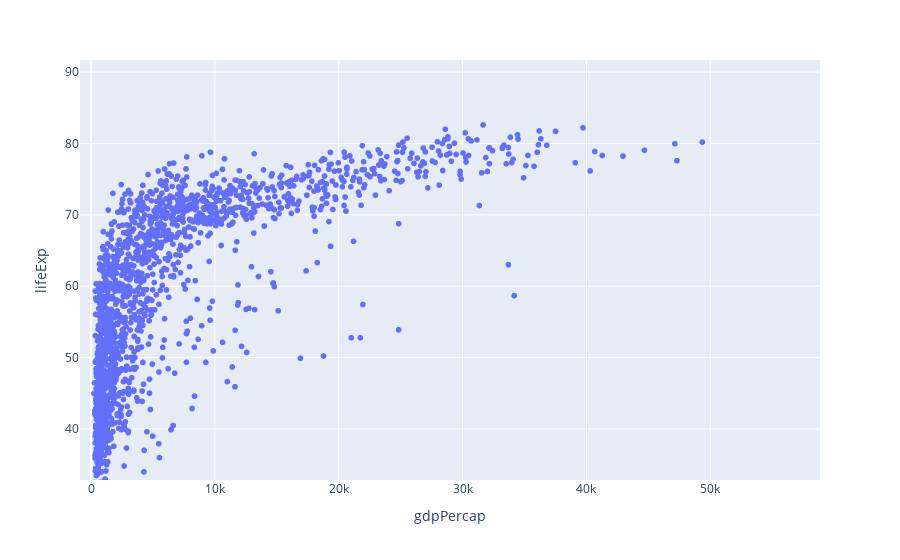

The notebook cell this image was saved under:
### Code cell
px.scatter(df,y='lifeExp',x='gdpPercap')
# can zoom in ,zoom out ,donlowd it

### Figure 1 — Plotly figure (JSON) as saved in the notebook; plotly's stock layout.template omitted (floating-point values rounded to 4 significant figures; data arrays with more than 128 entries replaced by an {"elided": "..."} marker saying what was removed)
{"data": [{"hovertemplate": "gdpPercap=%{x}<br>lifeExp=%{y}<extra></extra>", "legendgroup": "", "marker": {"color": "#636efa", "symbol": "circle"}, "mode": "markers", "name": "", "showlegend": false, "type": "scattergl", "x": {"elided": "1704 float values"}, "xaxis": "x", "y": {"elided": "1704 float values"}, "yaxis": "y"}], "layout": {"autosize": true, "dragmode": "pan", "legend": {"tracegroupgap": 0}, "margin": {"t": 60}, "xaxis": {"anchor": "y", "autorange": false, "domain": [0, 1], "range": [-889.6, 58860.0], "title": {"text": "gdpPercap"}, "type": "linear"}, "yaxis": {"anchor": "x", "autorange": false, "domain": [0, 1], "range": [32.85, 91.7], "title": {"text": "lifeExp"}, "type": "linear"}}}
